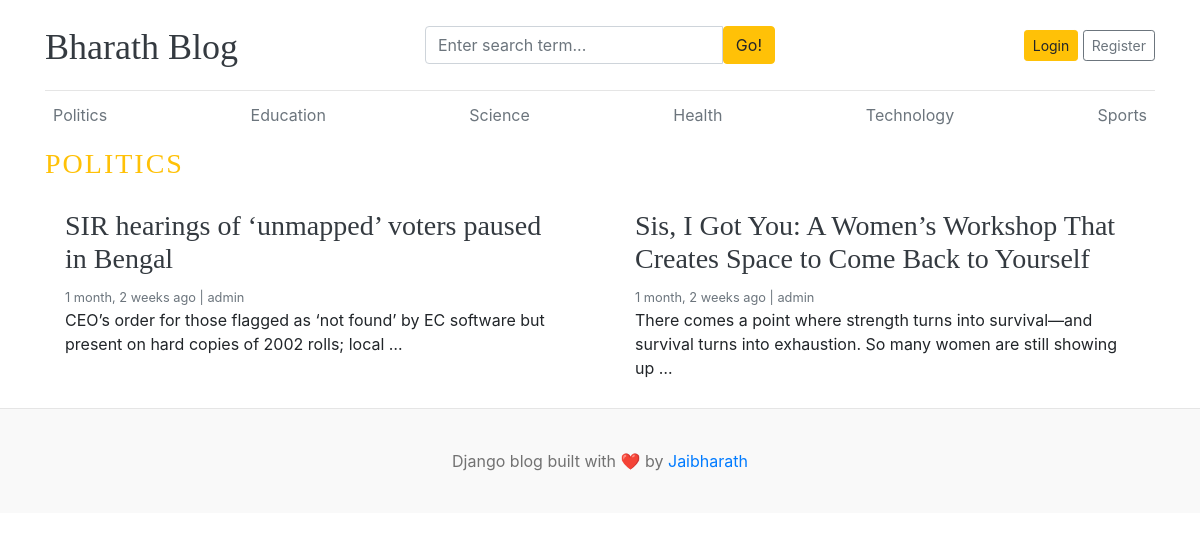
Page /category/1/ on the committed database.
### blogs/models.py (models this page shows, shortened)
class Category(models.Model):
    category_name = models.CharField(max_length=50, unique=True)
    created_at = models.DateTimeField(auto_now_add=True)
    updated_at = models.DateTimeField(auto_now=True)
    class Meta:
        verbose_name_plural = 'categories'
    def __str__(self):
        return self.category_name

class Blog(models.Model):
    title = models.CharField(max_length=100)
    slug = models.SlugField(max_length=500, unique=True)
    category = models.ForeignKey(Category,on_delete=models.CASCADE)
    author = models.ForeignKey(User, on_delete=models.CASCADE)
    featured_image = models.ImageField(upload_to='uploads/%y/%m/%d')
    short_description = models.TextField(max_length=1000)
    blog_body = models.TextField(max_length=2000)
    status = models.CharField(choices=STATUS_CHOICES, default=0)
    is_featured = models.BooleanField(default=False)
    created_at = models.DateTimeField(auto_now_add=True)
    updated_at = models.DateTimeField(auto_now=True)

### blogs/views.py (the view)
# urls.py: path('<int:category_id>/',views.posts_by_category, name='posts_by_category'),
def posts_by_category(request,category_id):
    posts = Blog.objects.filter(status='Published', category=category_id)
    category = get_object_or_404(Category, pk=category_id)
    context={
        'posts':posts,
        'category':category
    }
    return render(request,'posts_by_category.html',context)

### blogs/context_processors.py (called while the page is built)
def get_categories(request):
    categories = Category.objects.all()
    return dict(categories=categories)

def get_socila_links(request):
    social_links = SocialLink.objects.all()
    return dict(social_links=social_links)

### templates/posts_by_category.html
{% extends 'base.html' %}
{% block content %}
  <h3 class="text-uppercase text-warning" style="letter-spacing: 2px;">{{ category }}</h3>
  <div class="row mb-2">
    {% if posts %}
    {% for post in posts %}
   <div class="col-md-6">
      <div class="card border-0" >
        <div class="card-body">
          <h3><a href="{% url 'blogs' post.slug %}" class="text-dark">{{post.title}}</a></h3>
          <small class="mb-1 text-muted">{{post.created_at | timesince }} ago | {{post.author}}</small>
          <p class="card-text">{{post.short_description | truncatewords:20}}</p>
        </div>
      </div>
    </div>
    {% endfor %}
    {% else %}
    <p>No posts found</p>
    {% endif %}
  </div>
</div>
{% endblock %}

### templates/base.html (shortened to what this page needs)
{% load static %}
<!DOCTYPE html>
<html lang="en">
<head>
    <link href="https://getbootstrap.com/docs/4.0/dist/css/bootstrap.min.css" rel="stylesheet">
    <link href="{% static 'css/blog.css' %}" rel="stylesheet">
    <link rel="stylesheet" href="https://cdnjs.cloudflare.com/ajax/libs/font-awesome/4.7.0/css/font-awesome.min.css">
  </head>
<body>
    <div class="container">
      <header class="blog-header py-3">
        <div class="row flex-nowrap justify-content-between align-items-center">
          <div class="col-4 pt-1">
            <a class="blog-header-logo text-dark" href="/">Bharath Blog</a>
          </div>
          <div class="col-4">
            <form method="GET" action="{% url 'search' %}">
              <div class="input-group">
                        <input class="form-control" type="text" name="keyword" value="{{keyword}}" placeholder="Enter search term..." aria-label="Enter search term..." aria-describedby="button-search" />
                        <button type="submit" class="btn btn-warning"  id="button-search" type="button">Go!</button>
                    </div>
            </form>
          </div>
          <div class="col-4 d-flex justify-content-end align-items-center">
            {% if not user.is_authenticated %}
            <a class="btn btn-sm btn-warning" href="{% url 'login' %}">Login</a> &nbsp;
            <a class="btn btn-sm btn-outline-secondary" href="{% url 'register' %}">Register</a>
            {%else %}
            <span><a class="btn btn-sm btn-warning" href="{% url 'dashboard' %}">Dashboard</a></span>
            &emsp;
            <span><a class="btn btn-sm btn-danger" href="{% url 'logout' %}">Logout</a></span>
            {% endif %}
          </div>
        </div>
      </header>
      <div class="nav-scroller py-1 mb-2">
        <nav class="nav d-flex justify-content-between">
          {% for category in categories %}
          <a class="p-2 text-muted" href="{% url 'posts_by_category' category.id %}">{{category.category_name}}</a>
          {% endfor %}
        </nav>
      </div>
      {% block content %}
      {% endblock %}
<footer class="blog-footer ">
  <p>Django blog built with ❤️ by <a href="">Jaibharath</a></p>
</footer>
</body>
</html>

### blog_main/static/css/blog.css (style rules this page uses)
.blog-header { border-bottom: 1px solid #e5e5e5; }
.blog-header-logo { font-family: "Playfair Display", Georgia, "Times New Roman", serif; font-size: 2.25rem; }
h1, h2, h3, h4, h5, h6 { font-family: "Playfair Display", Georgia, "Times New Roman", serif; }
.blog-footer { padding: 2.5rem 0; color: #727272; text-align: center; background-color: #f9f9f9; border-top: .05rem solid #e5e5e5; }
.blog-footer p:last-child { margin-bottom: 0; }

### rows in the picture
Category: category_name "Politics", category_name "POLITICS"
Category: category_name "Education"
Category: category_name "Science"
Category: category_name "Health"
Category: category_name "Technology"
Category: category_name "Sports"
Blog: title "SIR hearings of ‘unmapped’ voters paused in Bengal", created_at "1 month, 2 weeks", author "admin", short_description "CEO’s order for those flagged as ‘not found’ by EC software but present on hard copies of 2002 rolls; local …"
Blog: title "Sis, I Got You: A Women’s Workshop That Creates Space to Come Back to Yourself", created_at "1 month, 2 weeks", author "admin", short_description "There comes a point where strength turns into survival—and survival turns into exhaustion. So many women are still showing up …"
